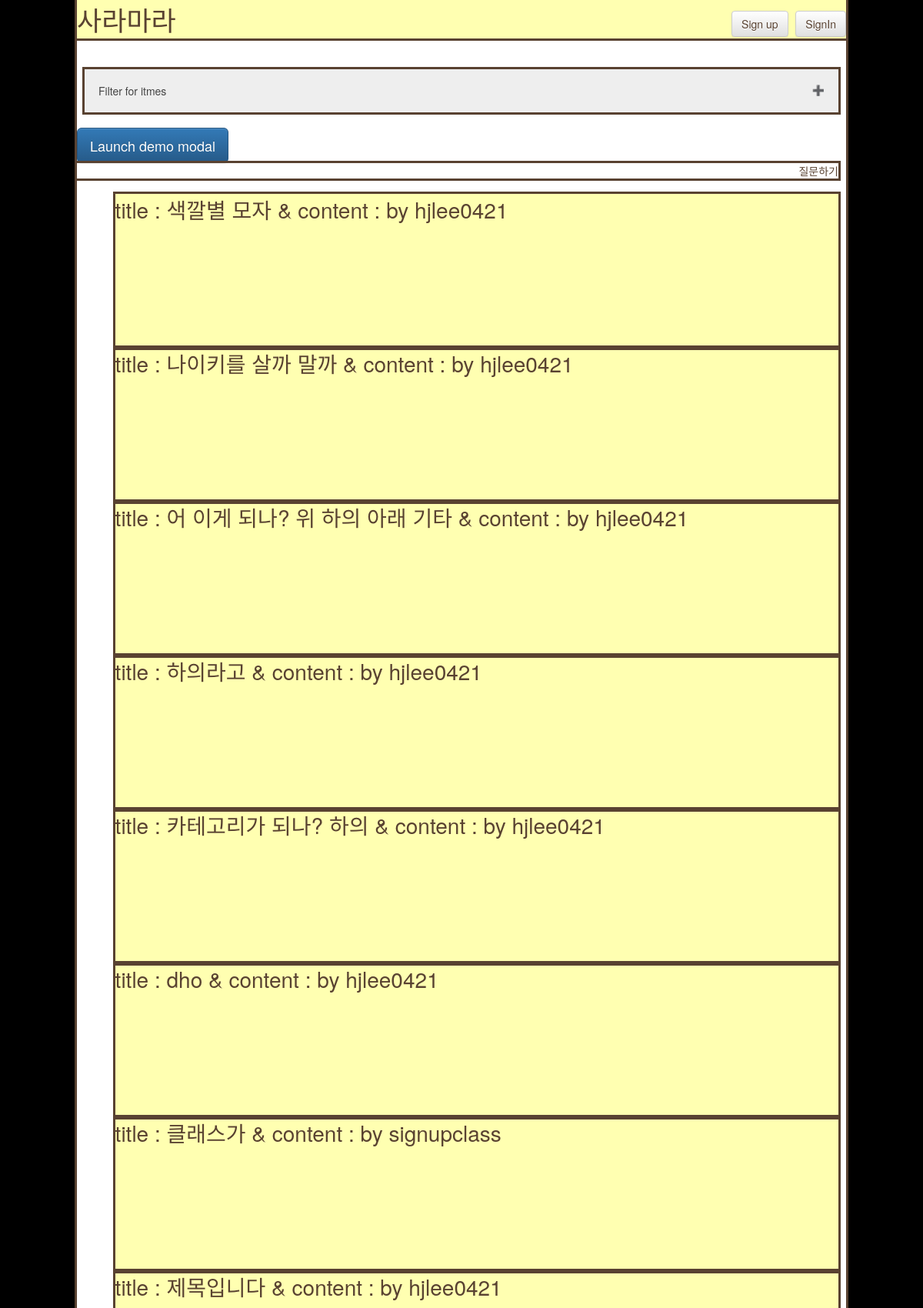
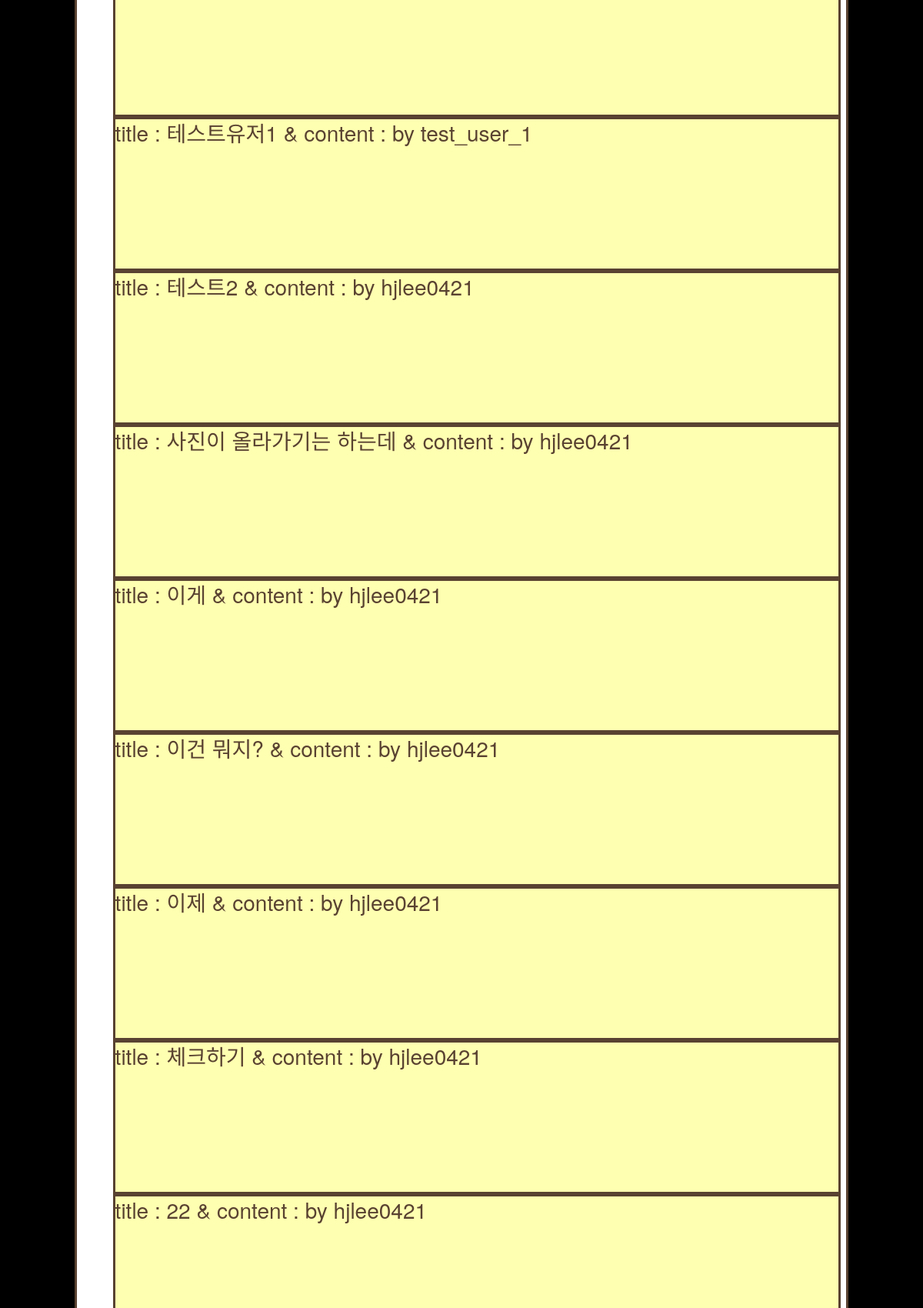
The page / (upper part) on the database its author committed (2 pictures, top to bottom).
### posts/models.py (models this page shows, shortened)
class Post(models.Model):
    author = models.ForeignKey(
        settings.AUTH_USER_MODEL, on_delete=models.CASCADE)  # 추천!
    title = models.CharField(max_length=128)
    price = models.CharField(max_length=128, blank=True,  null=True)
    brand = models.CharField(max_length=128, blank=True,  null=True)
    link = models.CharField(
        max_length=128, blank=True, null=True)
    pup_date = models.DateTimeField(auto_now_add=True,
                                    verbose_name='date published')
    sara = models.TextField(blank=True, null=True)
    mara = models.TextField(blank=True, null=True)
    sara_cnt = models.IntegerField(default=0)
    mara_cnt = models.IntegerField(default=0)
    ckcontent = RichTextUploadingField(blank=True, null=True)
    CATEGORY_CHOICES = (
        ('상의', '상의'),
        ('하의', '하의'),
        ('신발', '신발'),
        ('기타', '기타'),
    )
    category = models.CharField(
        max_length=128, choices=CATEGORY_CHOICES, default='상의', null=False)
    class Meta:
        ordering = ['-id']

class User(AbstractUser):
    gender = models.IntegerField(default=0)
    age = models.IntegerField(default=0)

### posts/views.py (the view)
# urls.py: path('', views.IndexView.as_view(), name='index'),
class IndexView(generic.ListView):
    model = Post
    template_name = 'posts/index.html'
    context_object_name = 'latest_post_list'
    def get_queryset(self):
        return Post.objects.all()  # .order_by('-id')

### posts/templates/posts/index.html (shortened to what this page needs)
{% extends 'posts/base.html' %} {% block content %}
<br />
<div class="items-sort">
  <button class="accordion">Filter for itmes</button>
</div>
<br />
<button
  type="button"
  class="btn btn-primary btn-lg"
  data-toggle="modal"
  data-target="#myModal"
>
  Launch demo modal
</button>
<div class="ask-list">
  {% if user.is_authenticated %}
  <a href="{% url 'posts:ask' %}">질문하기</a>
  {% else %}
  <a href="{% url 'susers:signin' %}">질문하기</a>
  {% endif %}
</div>
<br />
<div class="items-wrap">
  {% if latest_post_list %}
  <ul>
    {% for post in latest_post_list %}
    <a href="{% url 'posts:detail' post.id %}"
      ><div class="single-item">
        title : {{post.title}} & content : {{post.content}} by {{post.author}}
      </div>
    </a>
    {% endfor %}
  </ul>
  {% else %}
  <p>no posts are available</p>
  {% endif %}
</div>
{% endblock %}

### posts/static/posts/style.css (style rules this page uses)
body { display: block; margin: 1%; background-color: #000000; }
.items-sort { outline-style: solid; outline-color: #594231; width: 98%; margin: 0 auto; }
.accordion { background-color: #eee; color: #444; cursor: pointer; padding: 18px; width: 100%; height: auto; text-align: left; border: none; outline: none; transition: 0.4s; }
.accordion:after { content: "\02795"; font-size: 13px; color: #777; float: right; margin-left: 5px; }
.ask-list { outline-style: solid; outline-color: #594231; text-align: right; width: 99%; }
.items-wrap { margin: 0 auto; }
.single-item { outline-style: solid; outline-color: #594231; background-color: #ffffb1; height: 200px; width: 98%; max-width: 1000px; display: block; font-size: 2em; margin: 0 auto; }
a { color: #594231; text-decoration: none; }
a:link { color: #594231; text-decoration: none; }

### rows shown on the page
Post: title "색깔별 모자", author "hjlee0421"
Post: title "나이키를 살까 말까", author "hjlee0421"
Post: title "어 이게 되나? 위 하의 아래 기타", author "hjlee0421"
Post: title "하의라고", author "hjlee0421"
Post: title "카테고리가 되나? 하의", author "hjlee0421"
Post: title "dho", author "hjlee0421"
Post: title "클래스가", author "signupclass"
Post: title "제목입니다", author "hjlee0421"
Post: title "테스트유저1", author "test_user_1"
Post: title "테스트2", author "hjlee0421"
Post: title "사진이 올라가기는 하는데", author "hjlee0421"
Post: title "이게", author "hjlee0421"
Post: title "이건 뭐지?", author "hjlee0421"
Post: title "이제", author "hjlee0421"
Post: title "체크하기", author "hjlee0421"
Post: title "22", author "hjlee0421"
